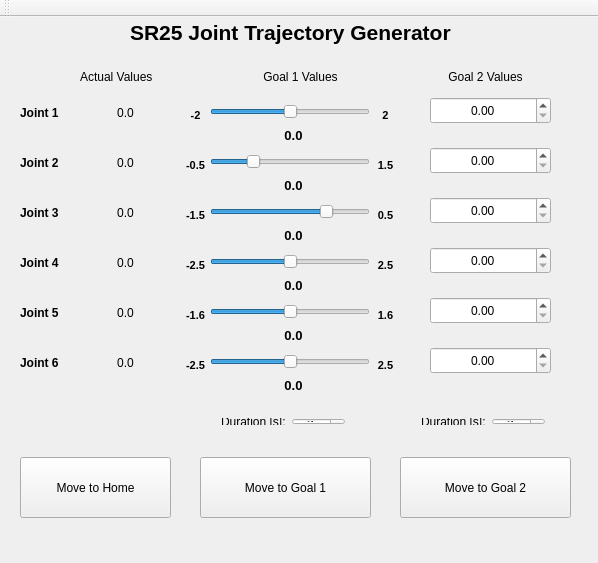
<?xml version="1.0" encoding="UTF-8"?>
<ui version="4.0">
 <class>MainWindow</class>
 <widget class="QMainWindow" name="MainWindow">
  <property name="geometry">
   <rect>
    <x>0</x>
    <y>0</y>
    <width>598</width>
    <height>563</height>
   </rect>
  </property>
  <property name="windowTitle">
   <string>MainWindow</string>
  </property>
  <widget class="QWidget" name="centralWidget">
   <widget class="QSlider" name="slider_joint_1">
    <property name="geometry">
     <rect>
      <x>210</x>
      <y>80</y>
      <width>160</width>
      <height>29</height>
     </rect>
    </property>
    <property name="minimum">
     <number>-200</number>
    </property>
    <property name="maximum">
     <number>200</number>
    </property>
    <property name="singleStep">
     <number>1</number>
    </property>
    <property name="pageStep">
     <number>10</number>
    </property>
    <property name="value">
     <number>0</number>
    </property>
    <property name="orientation">
     <enum>Qt::Horizontal</enum>
    </property>
   </widget>
   <widget class="QLabel" name="label_joint_1">
    <property name="geometry">
     <rect>
      <x>20</x>
      <y>80</y>
      <width>51</width>
      <height>31</height>
     </rect>
    </property>
    <property name="font">
     <font>
      <weight>75</weight>
      <bold>true</bold>
     </font>
    </property>
    <property name="text">
     <string>Joint 1</string>
    </property>
   </widget>
   <widget class="QLabel" name="label_actual_value_joint_1">
    <property name="geometry">
     <rect>
      <x>90</x>
      <y>80</y>
      <width>71</width>
      <height>31</height>
     </rect>
    </property>
    <property name="text">
     <string>0.0</string>
    </property>
    <property name="textFormat">
     <enum>Qt::AutoText</enum>
    </property>
    <property name="alignment">
     <set>Qt::AlignCenter</set>
    </property>
   </widget>
   <widget class="QDoubleSpinBox" name="spinbox_joint_1">
    <property name="geometry">
     <rect>
      <x>430</x>
      <y>80</y>
      <width>121</width>
      <height>27</height>
     </rect>
    </property>
    <property name="alignment">
     <set>Qt::AlignCenter</set>
    </property>
   </widget>
   <widget class="QLabel" name="label_actual_value">
    <property name="geometry">
     <rect>
      <x>80</x>
      <y>50</y>
      <width>91</width>
      <height>20</height>
     </rect>
    </property>
    <property name="text">
     <string>Actual Values</string>
    </property>
   </widget>
   <widget class="QLabel" name="label_goal_value_1">
    <property name="geometry">
     <rect>
      <x>240</x>
      <y>50</y>
      <width>121</width>
      <height>20</height>
     </rect>
    </property>
    <property name="text">
     <string>Goal 1 Values</string>
    </property>
    <property name="alignment">
     <set>Qt::AlignCenter</set>
    </property>
   </widget>
   <widget class="QLabel" name="label_main">
    <property name="geometry">
     <rect>
      <x>130</x>
      <y>0</y>
      <width>331</width>
      <height>31</height>
     </rect>
    </property>
    <property name="font">
     <font>
      <pointsize>16</pointsize>
      <weight>75</weight>
      <bold>true</bold>
     </font>
    </property>
    <property name="text">
     <string>SR25 Joint Trajectory Generator</string>
    </property>
   </widget>
   <widget class="QLabel" name="label_goal_value_2">
    <property name="geometry">
     <rect>
      <x>430</x>
      <y>50</y>
      <width>111</width>
      <height>20</height>
     </rect>
    </property>
    <property name="text">
     <string>Goal 2 Values</string>
    </property>
    <property name="alignment">
     <set>Qt::AlignCenter</set>
    </property>
   </widget>
   <widget class="QLabel" name="label_actual_value_joint_2">
    <property name="geometry">
     <rect>
      <x>90</x>
      <y>130</y>
      <width>71</width>
      <height>31</height>
     </rect>
    </property>
    <property name="text">
     <string>0.0</string>
    </property>
    <property name="textFormat">
     <enum>Qt::AutoText</enum>
    </property>
    <property name="alignment">
     <set>Qt::AlignCenter</set>
    </property>
   </widget>
   <widget class="QLabel" name="label_joint_2">
    <property name="geometry">
     <rect>
      <x>20</x>
      <y>130</y>
      <width>51</width>
      <height>31</height>
     </rect>
    </property>
    <property name="font">
     <font>
      <weight>75</weight>
      <bold>true</bold>
     </font>
    </property>
    <property name="text">
     <string>Joint 2</string>
    </property>
   </widget>
   <widget class="QDoubleSpinBox" name="spinbox_joint_2">
    <property name="geometry">
     <rect>
      <x>430</x>
      <y>130</y>
      <width>121</width>
      <height>27</height>
     </rect>
    </property>
    <property name="alignment">
     <set>Qt::AlignCenter</set>
    </property>
   </widget>
   <widget class="QSlider" name="slider_joint_2">
    <property name="geometry">
     <rect>
      <x>210</x>
      <y>130</y>
      <width>160</width>
      <height>29</height>
     </rect>
    </property>
    <property name="minimum">
     <number>-50</number>
    </property>
    <property name="maximum">
     <number>150</number>
    </property>
    <property name="orientation">
     <enum>Qt::Horizontal</enum>
    </property>
   </widget>
   <widget class="QLabel" name="label_actual_value_joint_3">
    <property name="geometry">
     <rect>
      <x>90</x>
      <y>180</y>
      <width>71</width>
      <height>31</height>
     </rect>
    </property>
    <property name="text">
     <string>0.0</string>
    </property>
    <property name="textFormat">
     <enum>Qt::AutoText</enum>
    </property>
    <property name="alignment">
     <set>Qt::AlignCenter</set>
    </property>
   </widget>
   <widget class="QLabel" name="label_joint_3">
    <property name="geometry">
     <rect>
      <x>20</x>
      <y>180</y>
      <width>51</width>
      <height>31</height>
     </rect>
    </property>
    <property name="font">
     <font>
      <weight>75</weight>
      <bold>true</bold>
     </font>
    </property>
    <property name="text">
     <string>Joint 3</string>
    </property>
   </widget>
   <widget class="QDoubleSpinBox" name="spinbox_joint_3">
    <property name="geometry">
     <rect>
      <x>430</x>
      <y>180</y>
      <width>121</width>
      <height>27</height>
     </rect>
    </property>
    <property name="alignment">
     <set>Qt::AlignCenter</set>
    </property>
   </widget>
   <widget class="QSlider" name="slider_joint_3">
    <property name="geometry">
     <rect>
      <x>210</x>
      <y>180</y>
      <width>160</width>
      <height>29</height>
     </rect>
    </property>
    <property name="minimum">
     <number>-150</number>
    </property>
    <property name="maximum">
     <number>50</number>
    </property>
    <property name="orientation">
     <enum>Qt::Horizontal</enum>
    </property>
   </widget>
   <widget class="QLabel" name="label_actual_value_joint_4">
    <property name="geometry">
     <rect>
      <x>90</x>
      <y>230</y>
      <width>71</width>
      <height>31</height>
     </rect>
    </property>
    <property name="text">
     <string>0.0</string>
    </property>
    <property name="textFormat">
     <enum>Qt::AutoText</enum>
    </property>
    <property name="alignment">
     <set>Qt::AlignCenter</set>
    </property>
   </widget>
   <widget class="QLabel" name="label_joint_4">
    <property name="geometry">
     <rect>
      <x>20</x>
      <y>230</y>
      <width>51</width>
      <height>31</height>
     </rect>
    </property>
    <property name="font">
     <font>
      <weight>75</weight>
      <bold>true</bold>
     </font>
    </property>
    <property name="text">
     <string>Joint 4</string>
    </property>
   </widget>
   <widget class="QDoubleSpinBox" name="spinbox_joint_4">
    <property name="geometry">
     <rect>
      <x>430</x>
      <y>230</y>
      <width>121</width>
      <height>27</height>
     </rect>
    </property>
    <property name="alignment">
     <set>Qt::AlignCenter</set>
    </property>
   </widget>
   <widget class="QSlider" name="slider_joint_4">
    <property name="geometry">
     <rect>
      <x>210</x>
      <y>230</y>
      <width>160</width>
      <height>29</height>
     </rect>
    </property>
    <property name="minimum">
     <number>-250</number>
    </property>
    <property name="maximum">
     <number>250</number>
    </property>
    <property name="orientation">
     <enum>Qt::Horizontal</enum>
    </property>
   </widget>
   <widget class="QLabel" name="label_actual_value_joint_5">
    <property name="geometry">
     <rect>
      <x>90</x>
      <y>280</y>
      <width>71</width>
      <height>31</height>
     </rect>
    </property>
    <property name="text">
     <string>0.0</string>
    </property>
    <property name="textFormat">
     <enum>Qt::AutoText</enum>
    </property>
    <property name="alignment">
     <set>Qt::AlignCenter</set>
    </property>
   </widget>
   <widget class="QLabel" name="label_joint_5">
    <property name="geometry">
     <rect>
      <x>20</x>
      <y>280</y>
      <width>51</width>
      <height>31</height>
     </rect>
    </property>
    <property name="font">
     <font>
      <weight>75</weight>
      <bold>true</bold>
     </font>
    </property>
    <property name="text">
     <string>Joint 5</string>
    </property>
   </widget>
   <widget class="QDoubleSpinBox" name="spinbox_joint_5">
    <property name="geometry">
     <rect>
      <x>430</x>
      <y>280</y>
      <width>121</width>
      <height>27</height>
     </rect>
    </property>
    <property name="alignment">
     <set>Qt::AlignCenter</set>
    </property>
   </widget>
   <widget class="QSlider" name="slider_joint_5">
    <property name="geometry">
     <rect>
      <x>210</x>
      <y>280</y>
      <width>160</width>
      <height>29</height>
     </rect>
    </property>
    <property name="minimum">
     <number>-160</number>
    </property>
    <property name="maximum">
     <number>160</number>
    </property>
    <property name="orientation">
     <enum>Qt::Horizontal</enum>
    </property>
   </widget>
   <widget class="QLabel" name="label_actual_value_joint_6">
    <property name="geometry">
     <rect>
      <x>90</x>
      <y>330</y>
      <width>71</width>
      <height>31</height>
     </rect>
    </property>
    <property name="text">
     <string>0.0</string>
    </property>
    <property name="textFormat">
     <enum>Qt::AutoText</enum>
    </property>
    <property name="alignment">
     <set>Qt::AlignCenter</set>
    </property>
   </widget>
   <widget class="QLabel" name="label_joint_6">
    <property name="geometry">
     <rect>
      <x>20</x>
      <y>330</y>
      <width>51</width>
      <height>31</height>
     </rect>
    </property>
    <property name="font">
     <font>
      <weight>75</weight>
      <bold>true</bold>
     </font>
    </property>
    <property name="text">
     <string>Joint 6</string>
    </property>
   </widget>
   <widget class="QDoubleSpinBox" name="spinbox_joint_6">
    <property name="geometry">
     <rect>
      <x>430</x>
      <y>330</y>
      <width>121</width>
      <height>27</height>
     </rect>
    </property>
    <property name="alignment">
     <set>Qt::AlignCenter</set>
    </property>
   </widget>
   <widget class="QSlider" name="slider_joint_6">
    <property name="geometry">
     <rect>
      <x>210</x>
      <y>330</y>
      <width>160</width>
      <height>29</height>
     </rect>
    </property>
    <property name="minimum">
     <number>-250</number>
    </property>
    <property name="maximum">
     <number>250</number>
    </property>
    <property name="orientation">
     <enum>Qt::Horizontal</enum>
    </property>
   </widget>
   <widget class="QLabel" name="label_min_limit_joint_1">
    <property name="geometry">
     <rect>
      <x>180</x>
      <y>90</y>
      <width>31</width>
      <height>16</height>
     </rect>
    </property>
    <property name="font">
     <font>
      <pointsize>8</pointsize>
      <weight>75</weight>
      <bold>true</bold>
     </font>
    </property>
    <property name="text">
     <string>-2</string>
    </property>
    <property name="textFormat">
     <enum>Qt::AutoText</enum>
    </property>
    <property name="alignment">
     <set>Qt::AlignCenter</set>
    </property>
   </widget>
   <widget class="QLabel" name="label_max_limit_joint_1">
    <property name="geometry">
     <rect>
      <x>370</x>
      <y>90</y>
      <width>31</width>
      <height>16</height>
     </rect>
    </property>
    <property name="font">
     <font>
      <pointsize>8</pointsize>
      <weight>75</weight>
      <bold>true</bold>
     </font>
    </property>
    <property name="text">
     <string>2</string>
    </property>
    <property name="textFormat">
     <enum>Qt::AutoText</enum>
    </property>
    <property name="alignment">
     <set>Qt::AlignCenter</set>
    </property>
   </widget>
   <widget class="QLabel" name="label_min_limit_joint_2">
    <property name="geometry">
     <rect>
      <x>180</x>
      <y>140</y>
      <width>31</width>
      <height>16</height>
     </rect>
    </property>
    <property name="font">
     <font>
      <pointsize>8</pointsize>
      <weight>75</weight>
      <bold>true</bold>
     </font>
    </property>
    <property name="text">
     <string>-0.5</string>
    </property>
    <property name="textFormat">
     <enum>Qt::AutoText</enum>
    </property>
    <property name="alignment">
     <set>Qt::AlignCenter</set>
    </property>
   </widget>
   <widget class="QLabel" name="label_max_limit_joint_2">
    <property name="geometry">
     <rect>
      <x>370</x>
      <y>140</y>
      <width>31</width>
      <height>16</height>
     </rect>
    </property>
    <property name="font">
     <font>
      <pointsize>8</pointsize>
      <weight>75</weight>
      <bold>true</bold>
     </font>
    </property>
    <property name="text">
     <string>1.5</string>
    </property>
    <property name="textFormat">
     <enum>Qt::AutoText</enum>
    </property>
    <property name="alignment">
     <set>Qt::AlignCenter</set>
    </property>
   </widget>
   <widget class="QLabel" name="label_max_limit_joint_3">
    <property name="geometry">
     <rect>
      <x>370</x>
      <y>190</y>
      <width>31</width>
      <height>16</height>
     </rect>
    </property>
    <property name="font">
     <font>
      <pointsize>8</pointsize>
      <weight>75</weight>
      <bold>true</bold>
     </font>
    </property>
    <property name="text">
     <string>0.5</string>
    </property>
    <property name="textFormat">
     <enum>Qt::AutoText</enum>
    </property>
    <property name="alignment">
     <set>Qt::AlignCenter</set>
    </property>
   </widget>
   <widget class="QLabel" name="label_max_limit_joint_4">
    <property name="geometry">
     <rect>
      <x>370</x>
      <y>240</y>
      <width>31</width>
      <height>16</height>
     </rect>
    </property>
    <property name="font">
     <font>
      <pointsize>8</pointsize>
      <weight>75</weight>
      <bold>true</bold>
     </font>
    </property>
    <property name="text">
     <string>2.5</string>
    </property>
    <property name="textFormat">
     <enum>Qt::AutoText</enum>
    </property>
    <property name="alignment">
     <set>Qt::AlignCenter</set>
    </property>
   </widget>
   <widget class="QLabel" name="label_max_limit_joint_5">
    <property name="geometry">
     <rect>
      <x>370</x>
      <y>290</y>
      <width>31</width>
      <height>16</height>
     </rect>
    </property>
    <property name="font">
     <font>
      <pointsize>8</pointsize>
      <weight>75</weight>
      <bold>true</bold>
     </font>
    </property>
    <property name="text">
     <string>1.6</string>
    </property>
    <property name="textFormat">
     <enum>Qt::AutoText</enum>
    </property>
    <property name="alignment">
     <set>Qt::AlignCenter</set>
    </property>
   </widget>
   <widget class="QLabel" name="label_max_limit_joint_6">
    <property name="geometry">
     <rect>
      <x>370</x>
      <y>340</y>
      <width>31</width>
      <height>16</height>
     </rect>
    </property>
    <property name="font">
     <font>
      <pointsize>8</pointsize>
      <weight>75</weight>
      <bold>true</bold>
     </font>
    </property>
    <property name="text">
     <string>2.5</string>
    </property>
    <property name="textFormat">
     <enum>Qt::AutoText</enum>
    </property>
    <property name="alignment">
     <set>Qt::AlignCenter</set>
    </property>
   </widget>
   <widget class="QLabel" name="label_min_limit_joint_3">
    <property name="geometry">
     <rect>
      <x>180</x>
      <y>190</y>
      <width>31</width>
      <height>16</height>
     </rect>
    </property>
    <property name="font">
     <font>
      <pointsize>8</pointsize>
      <weight>75</weight>
      <bold>true</bold>
     </font>
    </property>
    <property name="text">
     <string>-1.5</string>
    </property>
    <property name="textFormat">
     <enum>Qt::AutoText</enum>
    </property>
    <property name="alignment">
     <set>Qt::AlignCenter</set>
    </property>
   </widget>
   <widget class="QLabel" name="label_min_limit_joint_4">
    <property name="geometry">
     <rect>
      <x>180</x>
      <y>240</y>
      <width>31</width>
      <height>16</height>
     </rect>
    </property>
    <property name="font">
     <font>
      <pointsize>8</pointsize>
      <weight>75</weight>
      <bold>true</bold>
     </font>
    </property>
    <property name="text">
     <string>-2.5</string>
    </property>
    <property name="textFormat">
     <enum>Qt::AutoText</enum>
    </property>
    <property name="alignment">
     <set>Qt::AlignCenter</set>
    </property>
   </widget>
   <widget class="QLabel" name="label_min_limit_joint_5">
    <property name="geometry">
     <rect>
      <x>180</x>
      <y>290</y>
      <width>31</width>
      <height>16</height>
     </rect>
    </property>
    <property name="font">
     <font>
      <pointsize>8</pointsize>
      <weight>75</weight>
      <bold>true</bold>
     </font>
    </property>
    <property name="text">
     <string>-1.6</string>
    </property>
    <property name="textFormat">
     <enum>Qt::AutoText</enum>
    </property>
    <property name="alignment">
     <set>Qt::AlignCenter</set>
    </property>
   </widget>
   <widget class="QLabel" name="label_min_limit_joint_6">
    <property name="geometry">
     <rect>
      <x>180</x>
      <y>340</y>
      <width>31</width>
      <height>16</height>
     </rect>
    </property>
    <property name="font">
     <font>
      <pointsize>8</pointsize>
      <weight>75</weight>
      <bold>true</bold>
     </font>
    </property>
    <property name="text">
     <string>-2.5</string>
    </property>
    <property name="textFormat">
     <enum>Qt::AutoText</enum>
    </property>
    <property name="alignment">
     <set>Qt::AlignCenter</set>
    </property>
   </widget>
   <widget class="QPushButton" name="button_move_to_slider_goal">
    <property name="geometry">
     <rect>
      <x>200</x>
      <y>440</y>
      <width>171</width>
      <height>61</height>
     </rect>
    </property>
    <property name="text">
     <string>Move to Goal 1</string>
    </property>
   </widget>
   <widget class="QPushButton" name="button_move_to_home">
    <property name="geometry">
     <rect>
      <x>20</x>
      <y>440</y>
      <width>151</width>
      <height>61</height>
     </rect>
    </property>
    <property name="text">
     <string>Move to Home</string>
    </property>
   </widget>
   <widget class="QPushButton" name="button_move_to_spinbox_goal">
    <property name="geometry">
     <rect>
      <x>400</x>
      <y>440</y>
      <width>171</width>
      <height>61</height>
     </rect>
    </property>
    <property name="text">
     <string>Move to Goal 2</string>
    </property>
   </widget>
   <widget class="QWidget" name="layoutWidget">
    <property name="geometry">
     <rect>
      <x>410</x>
      <y>390</y>
      <width>146</width>
      <height>29</height>
     </rect>
    </property>
    <layout class="QHBoxLayout" name="horizontalLayout_2">
     <item>
      <widget class="QLabel" name="label_2">
       <property name="text">
        <string>Duration [s]:</string>
       </property>
      </widget>
     </item>
     <item>
      <widget class="QSpinBox" name="spinbox_spinbox_duration">
       <property name="alignment">
        <set>Qt::AlignCenter</set>
       </property>
       <property name="suffix">
        <string extracomment="s"/>
       </property>
       <property name="minimum">
        <number>2</number>
       </property>
       <property name="maximum">
        <number>30</number>
       </property>
       <property name="value">
        <number>5</number>
       </property>
      </widget>
     </item>
    </layout>
   </widget>
   <widget class="QLabel" name="label_slider_value_joint_1">
    <property name="geometry">
     <rect>
      <x>260</x>
      <y>110</y>
      <width>67</width>
      <height>17</height>
     </rect>
    </property>
    <property name="font">
     <font>
      <pointsize>10</pointsize>
      <weight>75</weight>
      <bold>true</bold>
     </font>
    </property>
    <property name="layoutDirection">
     <enum>Qt::LeftToRight</enum>
    </property>
    <property name="text">
     <string>0.0</string>
    </property>
    <property name="alignment">
     <set>Qt::AlignCenter</set>
    </property>
   </widget>
   <widget class="QLabel" name="label_slider_value_joint_2">
    <property name="geometry">
     <rect>
      <x>260</x>
      <y>160</y>
      <width>67</width>
      <height>17</height>
     </rect>
    </property>
    <property name="font">
     <font>
      <pointsize>10</pointsize>
      <weight>75</weight>
      <bold>true</bold>
     </font>
    </property>
    <property name="layoutDirection">
     <enum>Qt::LeftToRight</enum>
    </property>
    <property name="text">
     <string>0.0</string>
    </property>
    <property name="alignment">
     <set>Qt::AlignCenter</set>
    </property>
   </widget>
   <widget class="QLabel" name="label_slider_value_joint_3">
    <property name="geometry">
     <rect>
      <x>260</x>
      <y>210</y>
      <width>67</width>
      <height>17</height>
     </rect>
    </property>
    <property name="font">
     <font>
      <pointsize>10</pointsize>
      <weight>75</weight>
      <bold>true</bold>
     </font>
    </property>
    <property name="layoutDirection">
     <enum>Qt::LeftToRight</enum>
    </property>
    <property name="text">
     <string>0.0</string>
    </property>
    <property name="alignment">
     <set>Qt::AlignCenter</set>
    </property>
   </widget>
   <widget class="QLabel" name="label_slider_value_joint_4">
    <property name="geometry">
     <rect>
      <x>260</x>
      <y>260</y>
      <width>67</width>
      <height>17</height>
     </rect>
    </property>
    <property name="font">
     <font>
      <pointsize>10</pointsize>
      <weight>75</weight>
      <bold>true</bold>
     </font>
    </property>
    <property name="layoutDirection">
     <enum>Qt::LeftToRight</enum>
    </property>
    <property name="text">
     <string>0.0</string>
    </property>
    <property name="alignment">
     <set>Qt::AlignCenter</set>
    </property>
   </widget>
   <widget class="QLabel" name="label_slider_value_joint_5">
    <property name="geometry">
     <rect>
      <x>260</x>
      <y>310</y>
      <width>67</width>
      <height>17</height>
     </rect>
    </property>
    <property name="font">
     <font>
      <pointsize>10</pointsize>
      <weight>75</weight>
      <bold>true</bold>
     </font>
    </property>
    <property name="layoutDirection">
     <enum>Qt::LeftToRight</enum>
    </property>
    <property name="text">
     <string>0.0</string>
    </property>
    <property name="alignment">
     <set>Qt::AlignCenter</set>
    </property>
   </widget>
   <widget class="QLabel" name="label_slider_value_joint_6">
    <property name="geometry">
     <rect>
      <x>260</x>
      <y>360</y>
      <width>67</width>
      <height>17</height>
     </rect>
    </property>
    <property name="font">
     <font>
      <pointsize>10</pointsize>
      <weight>75</weight>
      <bold>true</bold>
     </font>
    </property>
    <property name="layoutDirection">
     <enum>Qt::LeftToRight</enum>
    </property>
    <property name="text">
     <string>0.0</string>
    </property>
    <property name="alignment">
     <set>Qt::AlignCenter</set>
    </property>
   </widget>
   <widget class="QWidget" name="layoutWidget">
    <property name="geometry">
     <rect>
      <x>210</x>
      <y>390</y>
      <width>146</width>
      <height>29</height>
     </rect>
    </property>
    <layout class="QHBoxLayout" name="horizontalLayout">
     <item>
      <widget class="QLabel" name="label">
       <property name="text">
        <string>Duration [s]:</string>
       </property>
      </widget>
     </item>
     <item>
      <widget class="QSpinBox" name="spinbox_slider_duration">
       <property name="alignment">
        <set>Qt::AlignCenter</set>
       </property>
       <property name="suffix">
        <string extracomment="s"/>
       </property>
       <property name="minimum">
        <number>2</number>
       </property>
       <property name="maximum">
        <number>30</number>
       </property>
       <property name="singleStep">
        <number>1</number>
       </property>
       <property name="value">
        <number>5</number>
       </property>
      </widget>
     </item>
    </layout>
   </widget>
  </widget>
  <widget class="QMenuBar" name="menuBar">
   <property name="geometry">
    <rect>
     <x>0</x>
     <y>0</y>
     <width>598</width>
     <height>25</height>
    </rect>
   </property>
  </widget>
  <widget class="QToolBar" name="mainToolBar">
   <attribute name="toolBarArea">
    <enum>TopToolBarArea</enum>
   </attribute>
   <attribute name="toolBarBreak">
    <bool>false</bool>
   </attribute>
  </widget>
 </widget>
 <layoutdefault spacing="6" margin="11"/>
 <resources/>
 <connections/>
</ui>
